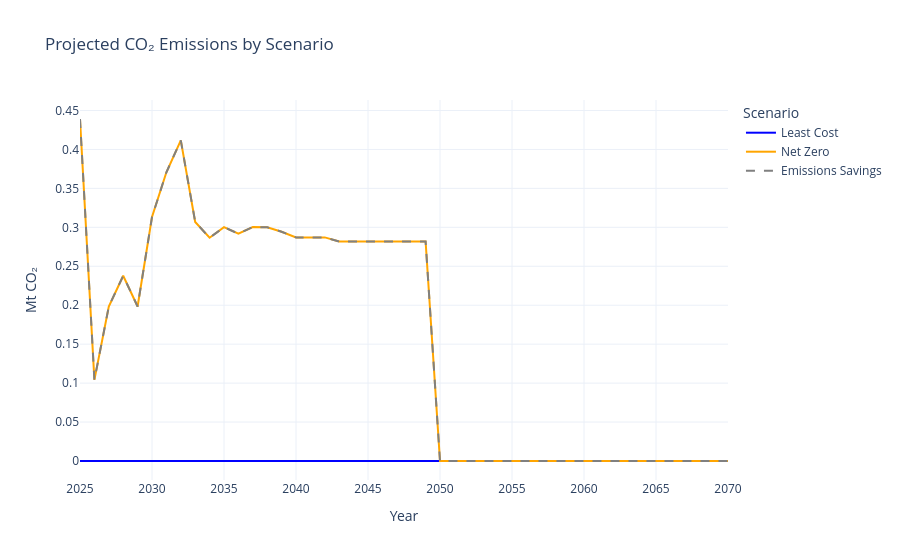

Notebook source saved alongside this figure:
### Code cell
import pandas as pd
import plotly.express as px
from MinFin.plotting_notebook import plot_co2_emissions_scenarios

_idx = net_zero_summary.index
if _IS_PURE_INPUT_WB:
    from MinFin.data_processor import emission_savings_series_from_investment_plan

    _emissions_savings = emission_savings_series_from_investment_plan(file_path, _idx)
else:
    _emissions_savings = -net_zero_summary["co2_emission"] + least_cost_summary["co2_emission"]

df_emissions = pd.DataFrame(
    {
        "Least Cost": least_cost_summary["co2_emission"].reindex(_idx, fill_value=0),
        "Net Zero": net_zero_summary["co2_emission"],
        "Emissions Savings": _emissions_savings,
    },
    index=_idx,
)

plot_co2_emissions_scenarios(df_emissions)

### Figure 1 — Plotly figure (JSON) as saved in the notebook; plotly's stock layout.template omitted (floating-point values rounded to 4 significant figures)
{"data": [{"hovertemplate": "Scenario=Least Cost<br>Year=%{x}<br>Mt CO₂=%{y}<extra></extra>", "legendgroup": "Least Cost", "line": {"color": "blue", "dash": "solid", "width": 2}, "marker": {"symbol": "circle"}, "mode": "lines", "name": "Least Cost", "orientation": "v", "showlegend": true, "type": "scatter", "x": [2025, 2026, 2027, 2028, 2029, 2030, 2031, 2032, 2033, 2034, 2035, 2036, 2037, 2038, 2039, 2040, 2041, 2042, 2043, 2044, 2045, 2046, 2047, 2048, 2049, 2050, 2051, 2052, 2053, 2054, 2055, 2056, 2057, 2058, 2059, 2060, 2061, 2062, 2063, 2064, 2065, 2066, 2067, 2068, 2069, 2070], "xaxis": "x", "y": [0, 0, 0, 0, 0, 0, 0, 0, 0, 0, 0, 0, 0, 0, 0, 0, 0, 0, 0, 0, 0, 0, 0, 0, 0, 0, 0, 0, 0, 0, 0, 0, 0, 0, 0, 0, 0, 0, 0, 0, 0, 0, 0, 0, 0, 0], "yaxis": "y"}, {"hovertemplate": "Scenario=Net Zero<br>Year=%{x}<br>Mt CO₂=%{y}<extra></extra>", "legendgroup": "Net Zero", "line": {"color": "orange", "dash": "solid", "width": 2}, "marker": {"symbol": "circle"}, "mode": "lines", "name": "Net Zero", "orientation": "v", "showlegend": true, "type": "scatter", "x": [2025, 2026, 2027, 2028, 2029, 2030, 2031, 2032, 2033, 2034, 2035, 2036, 2037, 2038, 2039, 2040, 2041, 2042, 2043, 2044, 2045, 2046, 2047, 2048, 2049, 2050, 2051, 2052, 2053, 2054, 2055, 2056, 2057, 2058, 2059, 2060, 2061, 2062, 2063, 2064, 2065, 2066, 2067, 2068, 2069, 2070], "xaxis": "x", "y": [0.4391, 0.1041, 0.1983, 0.2378, 0.1984, 0.3132, 0.3707, 0.4117, 0.3069, 0.2866, 0.3002, 0.2918, 0.3004, 0.3001, 0.2944, 0.2871, 0.2871, 0.2871, 0.2818, 0.2818, 0.2818, 0.2818, 0.2818, 0.2818, 0.2818, 0, 0, 0, 0, 0, 0, 0, 0, 0, 0, 0, 0, 0, 0, 0, 0, 0, 0, 0, 0, 0], "yaxis": "y"}, {"hovertemplate": "Scenario=Emissions Savings<br>Year=%{x}<br>Mt CO₂=%{y}<extra></extra>", "legendgroup": "Emissions Savings", "line": {"color": "gray", "dash": "dash", "width": 2}, "marker": {"symbol": "circle"}, "mode": "lines", "name": "Emissions Savings", "orientation": "v", "showlegend": true, "type": "scatter", "x": [2025, 2026, 2027, 2028, 2029, 2030, 2031, 2032, 2033, 2034, 2035, 2036, 2037, 2038, 2039, 2040, 2041, 2042, 2043, 2044, 2045, 2046, 2047, 2048, 2049, 2050, 2051, 2052, 2053, 2054, 2055, 2056, 2057, 2058, 2059, 2060, 2061, 2062, 2063, 2064, 2065, 2066, 2067, 2068, 2069, 2070], "xaxis": "x", "y": [0.4391, 0.1041, 0.1983, 0.2378, 0.1984, 0.3132, 0.3707, 0.4117, 0.3069, 0.2866, 0.3002, 0.2918, 0.3004, 0.3001, 0.2944, 0.2871, 0.2871, 0.2871, 0.2818, 0.2818, 0.2818, 0.2818, 0.2818, 0.2818, 0.2818, 0, 0, 0, 0, 0, 0, 0, 0, 0, 0, 0, 0, 0, 0, 0, 0, 0, 0, 0, 0, 0], "yaxis": "y"}], "layout": {"legend": {"title": {"text": "Scenario"}, "tracegroupgap": 0}, "title": {"text": "Projected CO₂ Emissions by Scenario"}, "xaxis": {"anchor": "y", "domain": [0, 1], "title": {"text": "Year"}}, "yaxis": {"anchor": "x", "domain": [0, 1], "title": {"text": "Mt CO₂"}}}}
